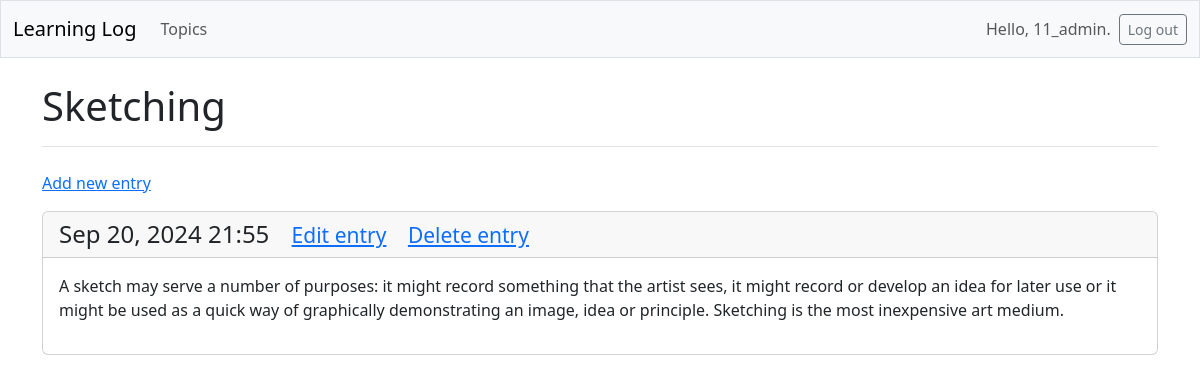
Page /topics/4/ (signed in) on the committed database.
### learning_logs/models.py (models this page shows, shortened)
class Topic(models.Model):
    text = models.CharField(max_length=200)
    date_added = models.DateTimeField(auto_now_add=True)
    owner = models.ForeignKey(User, on_delete=models.CASCADE)

class Entry(models.Model):
    topic = models.ForeignKey(Topic, on_delete=models.CASCADE)
    text = models.TextField()
    date_added = models.DateTimeField(auto_now_add=True)
    class Meta:
        verbose_name_plural = 'entries'

### learning_logs/views.py (the view)
# urls.py: path('topics/<int:topic_id>/', views.topic, name='topic'),
@login_required
def topic(request, topic_id):
    topic = Topic.objects.get(id=topic_id)
    check_topic_owner(topic, request.user)
    entries = topic.entry_set.order_by('-date_added')
    context = {'topic': topic, 'entries': entries}
    return render(request, 'learning_logs/topic.html', context)

### learning_logs/views.py (called while the page is built)
def check_topic_owner(topic, current_user):
    if topic.owner != current_user:
        raise Http404

### learning_logs/templates/learning_logs/topic.html
{% extends "learning_logs/base.html" %}
{% block page_header %}
  <h1>{{ topic.text }}</h1>
{% endblock page_header %}
{% block content %}
  <p>
    <a href="{% url 'learning_logs:new_entry' topic.id %}">Add new entry</a>
  </p>
    {% for entry in entries %}
      <div class="card mb-3">
        <h4 class="card-header">
          {{ entry.date_added|date:'M d, Y H:i' }}
          <small class="ms-3"><a href="{% url 'learning_logs:edit_entry' entry.id %}">Edit entry</a>
          </small>
          <small class="ms-3"><a href="{% url 'learning_logs:delete_entry' entry.id %}">Delete entry</a>
          </small>
        </h4>
        <div class="card-body">{{ entry.text|linebreaks }}</div>
      </div>
    {% empty %}
      <p>There are no entries for this topic yet.</p>
    {% endfor %}
{% endblock  %}

### learning_logs/templates/learning_logs/base.html (shortened to what this page needs)
<!DOCTYPE html>
<html lang="en">
<head>
  {% load django_bootstrap5 %}
  {% bootstrap_css %}
</head>
<body>
  <nav class="navbar navbar-expand-md navbar-light bg-light mb-4 border">
    <div class="container-fluid">
      <a href="{% url 'learning_logs:index' %}" class="navbar-brand">Learning Log</a>
      <div class="collapse navbar-collapse" id="navbarCollapse">
        <ul class="navbar-nav me-auto mb-2 mb-md-0">
          <li class="nav-item">
            <a class="nav-link" href="{% url 'learning_logs:topics' %}">
              Topics</a></li>
        </ul>
        <ul class="navbar-nav ms-auto mb-2 mb-md-0">
          {% if user.is_authenticated %}
            <li class="nav-item">
              <span class="navbar-text me-2">Hello, {{ user.username }}.
                </span></li>
          {% endif %}
        </ul>
        {% if user.is_authenticated %}
          <form action="{% url 'accounts:logout' %}" method='post'>
            <button name='submit' class='btn btn-outline-secondary btn-sm'>
              Log out</button>
          </form>
        {% endif %}
    </div>
  </nav>
  <main class="container">
    <div class="pb-2 mb-2 border-bottom">
      {% block page_header %}{% endblock page_header %}
    </div>
    <div class="my-4">
      {% block content %}{% endblock content %}
    </div>
  </main>
</body>
</html>

### rows in the picture
Topic: text "Sketching"
Entry: date_added "Sep 20, 2024 21:55", text "A sketch may serve a number of purposes: it might record something that the artist sees, it might record or develop an idea for later use or it might be used as a quick way of graphically demonstrating an image, idea or principle. Sketching is the most inexpensive art medium."

### other values in the picture
{{ user.username }} "11_admin"
